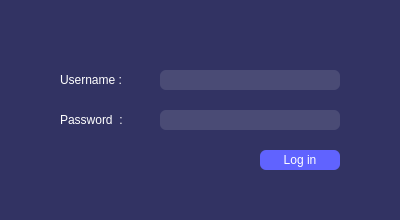
<?xml version="1.0" encoding="UTF-8"?>
<ui version="4.0">
 <class>login</class>
 <widget class="QWidget" name="login">
  <property name="geometry">
   <rect>
    <x>0</x>
    <y>0</y>
    <width>400</width>
    <height>220</height>
   </rect>
  </property>
  <property name="windowTitle">
   <string>Log in</string>
  </property>
  <widget class="QWidget" name="loginWidget" native="true">
   <property name="geometry">
    <rect>
     <x>0</x>
     <y>0</y>
     <width>400</width>
     <height>220</height>
    </rect>
   </property>
   <property name="styleSheet">
    <string notr="true">QWidget#loginWidget{
background-color: rgb(50, 51, 99);}</string>
   </property>
   <widget class="QLabel" name="usernameLabel">
    <property name="geometry">
     <rect>
      <x>60</x>
      <y>70</y>
      <width>81</width>
      <height>20</height>
     </rect>
    </property>
    <property name="styleSheet">
     <string notr="true">font: 10pt &quot;MS Shell Dlg 2&quot;;
color: rgb(255, 255, 255);</string>
    </property>
    <property name="text">
     <string>Username :</string>
    </property>
   </widget>
   <widget class="QLabel" name="passwordLabel">
    <property name="geometry">
     <rect>
      <x>60</x>
      <y>110</y>
      <width>81</width>
      <height>20</height>
     </rect>
    </property>
    <property name="styleSheet">
     <string notr="true">font: 10pt &quot;MS Shell Dlg 2&quot;;
color: rgb(255, 255, 255);</string>
    </property>
    <property name="text">
     <string>Password  :</string>
    </property>
   </widget>
   <widget class="QLineEdit" name="usernameEntry">
    <property name="geometry">
     <rect>
      <x>160</x>
      <y>70</y>
      <width>180</width>
      <height>20</height>
     </rect>
    </property>
    <property name="styleSheet">
     <string notr="true">font: 10pt &quot;MS Shell Dlg 2&quot;;
color: rgb(255, 255, 255);
background-color: rgba(255, 255, 255,30);
border: 1px;
border-radius:6px;
padding:0px 10px;
</string>
    </property>
    <property name="text">
     <string/>
    </property>
    <property name="placeholderText">
     <string/>
    </property>
   </widget>
   <widget class="QLineEdit" name="passwordEntry">
    <property name="geometry">
     <rect>
      <x>160</x>
      <y>110</y>
      <width>180</width>
      <height>20</height>
     </rect>
    </property>
    <property name="styleSheet">
     <string notr="true">font: 10pt &quot;MS Shell Dlg 2&quot;;
color: rgb(255, 255, 255);
background-color: rgba(255, 255, 255,30);
border: 1px;
border-radius:6px;
padding:0px 10px;

</string>
    </property>
    <property name="echoMode">
     <enum>QLineEdit::Password</enum>
    </property>
    <property name="placeholderText">
     <string/>
    </property>
   </widget>
   <widget class="QPushButton" name="loginButton">
    <property name="geometry">
     <rect>
      <x>260</x>
      <y>150</y>
      <width>80</width>
      <height>20</height>
     </rect>
    </property>
    <property name="styleSheet">
     <string notr="true">color: rgb(255,255,255);
background-color: rgb(96, 99, 255);
border-radius:6px;</string>
    </property>
    <property name="text">
     <string>Log in</string>
    </property>
   </widget>
   <widget class="QLabel" name="invalidLabel">
    <property name="geometry">
     <rect>
      <x>150</x>
      <y>180</y>
      <width>191</width>
      <height>20</height>
     </rect>
    </property>
    <property name="styleSheet">
     <string notr="true">font: 12pt &quot;Times New Roman&quot;;
color: rgb(232, 35, 17);</string>
    </property>
    <property name="text">
     <string/>
    </property>
   </widget>
  </widget>
 </widget>
 <resources/>
 <connections/>
</ui>
